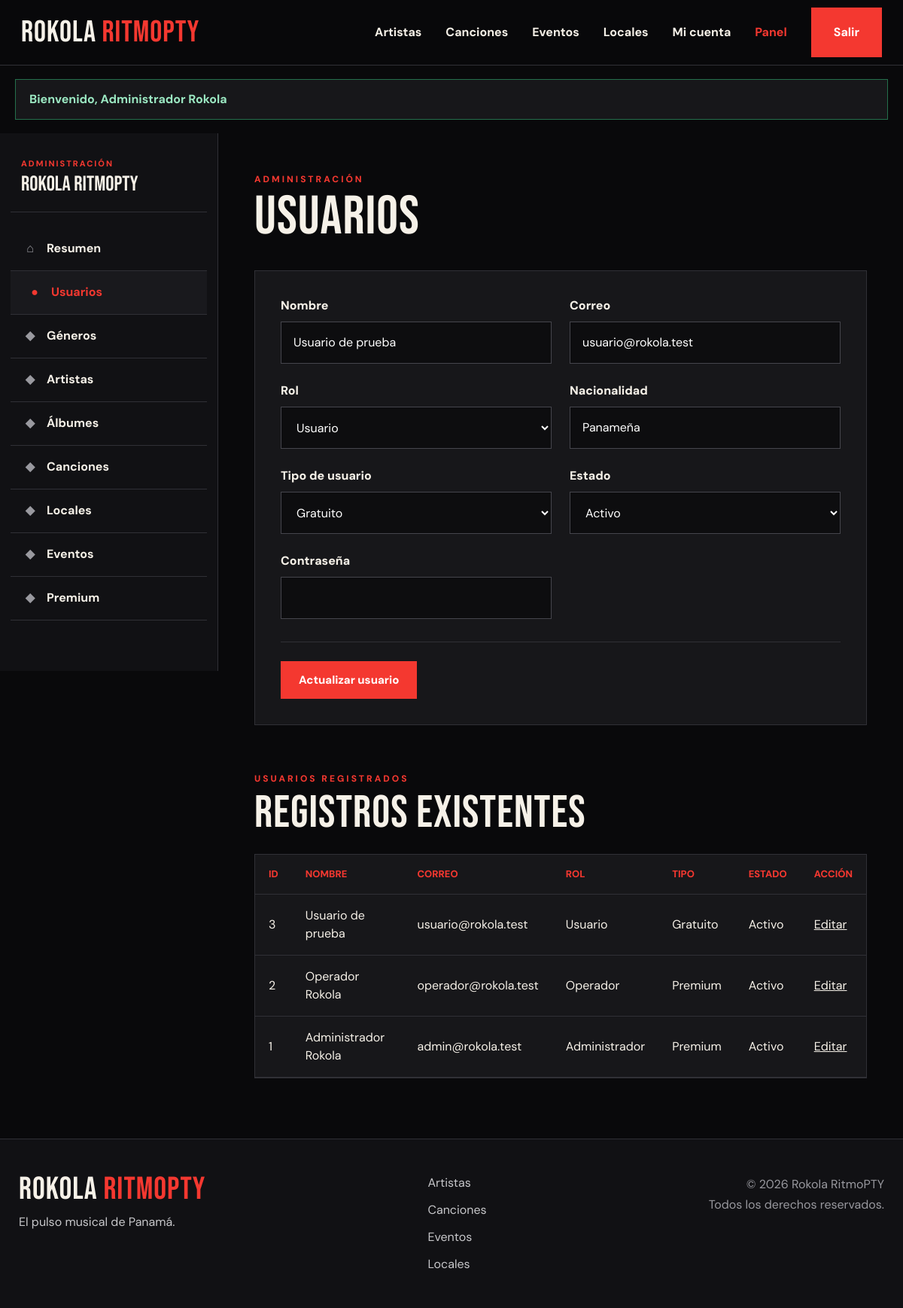
/RokolaRitmoPTY/public/admin/usuarios?edit=3 (signed in), run on the app's committed database.
### tables this page shows
CREATE TABLE usuarios (
    id INT UNSIGNED AUTO_INCREMENT PRIMARY KEY,
    rol_id INT UNSIGNED NOT NULL,
    nombre VARCHAR(120) NOT NULL,
    correo VARCHAR(150) NOT NULL UNIQUE,
    password VARCHAR(255) NOT NULL,
    nacionalidad VARCHAR(100) NULL DEFAULT 'Panameña',

    tipo_usuario ENUM(
        'gratuito',
        'premium'
    ) NOT NULL DEFAULT 'gratuito',

    estado TINYINT(1) NOT NULL DEFAULT 1,
    creado_en TIMESTAMP NOT NULL DEFAULT CURRENT_TIMESTAMP,
    actualizado_en TIMESTAMP NOT NULL
        DEFAULT CURRENT_TIMESTAMP
        ON UPDATE CURRENT_TIMESTAMP,

    CONSTRAINT fk_usuarios_rol
        FOREIGN KEY (rol_id)
        REFERENCES roles(id)
        ON UPDATE CASCADE
        ON DELETE RESTRICT,

    INDEX idx_usuarios_rol (rol_id),
    INDEX idx_usuarios_estado (estado),
    INDEX idx_usuarios_tipo (tipo_usuario)
);

CREATE TABLE roles (
    id INT UNSIGNED AUTO_INCREMENT PRIMARY KEY,
    nombre VARCHAR(50) NOT NULL UNIQUE,
    descripcion VARCHAR(255) NULL,
    creado_en TIMESTAMP NOT NULL DEFAULT CURRENT_TIMESTAMP
);

### app/Core/Controller.php (called while the page is built, shortened)
<?php
abstract class Controller {
    protected function view(string $view,array $data=[]):void{$config=require dirname(__DIR__,2).'/config.php';extract($data,EXTR_SKIP);
    $file=dirname(__DIR__).'/Views/'.$view.'.php';if(!is_file($file))throw new \RuntimeException('Vista inexistente: '.$view);
    require dirname(__DIR__).'/Views/layouts/header.php';
    require $file;
    require dirname(__DIR__).'/Views/layouts/footer.php';
    }
}

### app/Controllers/AdminController.php (called while the page is built, shortened)
<?php
final class AdminController extends Controller
{
    public function users(?int $edit = null): void
    {
        $repository = new Repository();
        $db = $repository->db();
        $rows = $db->query(
            'SELECT
                u.*,
                r.nombre AS rol
             FROM usuarios u
             INNER JOIN roles r
                ON r.id = u.rol_id
             ORDER BY u.id DESC'
        )->fetchAll();
        $roles = $repository->all(
            'roles',
            'nombre ASC'
        );
        $record = $edit !== null
            ? $repository->find('usuarios', $edit)
            : null;
        $this->view(
            'admin/users',
            compact('rows', 'roles', 'record')
        );
    }
}

### config.php (called while the page is built)
<?php
return [
    'app_name' => 'Rokola RitmoPTY',
    'base_url' => '/RokolaRitmoPTY/public',
    'db' => [
        'host' => '127.0.0.1',
        'name' => 'rokola_ritmopty',
        'user' => 'root',
        'pass' => 'demo',
        'charset' => 'utf8mb4',
    ],
    'free_monthly_limit' => 20,
    'upload_dir' => __DIR__ . '/public/uploads',
];

### app/Config/Database.php (called while the page is built, shortened)
<?php
final class Database { private static ?PDO $pdo=null; public static function connection():PDO { if(self::$pdo)return self::$pdo; $c=require dirname(__DIR__,2).'/config.php';$d=$c['db']; try{ self::$pdo=new PDO("mysql:host={$d['host']};dbname={$d['name']};charset={$d['charset']}",$d['user'],$d['pass'],[PDO::ATTR_ERRMODE=>PDO::ERRMODE_EXCEPTION,PDO::ATTR_DEFAULT_FETCH_MODE=>PDO::FETCH_ASSOC,PDO::ATTR_EMULATE_PREPARES=>false]); return self::$pdo;}catch(PDOException $e){http_response_code(500);exit('Error de conexión MySQL: '.htmlspecialchars($e->getMessage()));}}}

### app/Models/Repository.php (called while the page is built, shortened)
<?php
final class Repository
{
    private PDO $db;
    public function __construct()
    {
        $this->db = Database::connection();
    }
    public function all(
        string $table,
        string $order = 'id DESC'
    ): array {
        return $this->db
            ->query("SELECT * FROM `{$table}` ORDER BY {$order}")
            ->fetchAll();
    }
    public function find(
        string $table,
        int $id
    ): ?array {
        $statement = $this->db->prepare(
            "SELECT * FROM `{$table}` WHERE id = ?"
        );
        $statement->execute([$id]);
        return $statement->fetch() ?: null;
    }
}

### app/Views/admin/users.php (the view, shortened to what this page needs)
<?php
$escape = static function (mixed $value): string {
    return htmlspecialchars(
        (string)$value,
        ENT_QUOTES,
        'UTF-8'
    );
};
?>
<div class="admin-layout">
    <?php require __DIR__ . '/nav.php'; ?>
    <section class="admin-content">
        <div class="admin-heading">
            <div>
                <span class="admin-eyebrow">
                    Administración
                </span>
                <h1>Usuarios</h1>
            </div>
        </div>
        <form
            class="panel admin-form"
            method="post"
            action="<?= $escape($config['base_url']) ?>/admin/usuarios/guardar"
        >
            <div class="admin-form-grid">
                <label class="form-field">
                    <span>Nombre</span>
                    <input
                        type="text"
                        name="nombre"
                        value="<?= $escape($record['nombre'] ?? '') ?>"
                        required
                    >
                </label>
                <label class="form-field">
                    <span>Correo</span>
                    <input
                        type="email"
                        name="correo"
                        value="<?= $escape($record['correo'] ?? '') ?>"
                        required
                    >
                </label>
                <label class="form-field">
                    <span>Rol</span>
                    <select name="rol_id" required>
                        <?php foreach ($roles as $role): ?>
                            <option
                                value="<?= (int)$role['id'] ?>"
                                <?= (int)($record['rol_id'] ?? 3)
                                    === (int)$role['id']
                                    ? 'selected'
                                    : '' ?>
                            >
                                <?= $escape($role['nombre']) ?>
                            </option>
                        <?php endforeach; ?>
                    </select>
                </label>
                <label class="form-field">
                    <span>Nacionalidad</span>
                    <input
                        type="text"
                        name="nacionalidad"
                        value="<?= $escape(
                            $record['nacionalidad']
                            ?? 'Panameña'
                        ) ?>"
                    >
                </label>
                <label class="form-field">
                    <span>Tipo de usuario</span>
                    <select name="tipo_usuario" required>
                        <option
                            value="gratuito"
                            <?= ($record['tipo_usuario'] ?? 'gratuito')
                                === 'gratuito'
                                ? 'selected'
                                : '' ?>
                        >
                            Gratuito
                        </option>
                    </select>
                </label>
                <label class="form-field">
                    <span>Estado</span>
                    <select name="estado" required>
                        <option
                            value="1"
                            <?= (int)($record['estado'] ?? 1) === 1
                                ? 'selected'
                                : '' ?>
                        >
                            Activo
                        </option>
                    </select>
                </label>
                <label class="form-field">
                    <span>Contraseña</span>
                    <input
                        type="password"
                        name="password"
                        <?= empty($record) ? 'required' : '' ?>
                    >
                </label>
            </div>
            <div class="admin-form-actions">
                <button class="btn" type="submit">
                    <?= empty($record)
                        ? 'Guardar usuario'
                        : 'Actualizar usuario' ?>
                </button>
            </div>
        </form>
        <div class="admin-list-heading">
            <div>
                <span class="admin-eyebrow">
                    Usuarios registrados
                </span>
                <h2>Registros existentes</h2>
            </div>
        </div>
        <div class="table-wrap">
            <table>
                <thead>
                    <tr>
                        <th>ID</th>
                        <th>Nombre</th>
                        <th>Correo</th>
                        <th>Rol</th>
                        <th>Tipo</th>
                        <th>Estado</th>
                        <th>Acción</th>
                    </tr>
                </thead>
                <tbody>
                    <?php foreach ($rows as $userRow): ?>
                        <tr>
                            <td>
                                <?= (int)$userRow['id'] ?>
                            </td>
                            <td>
                                <?= $escape($userRow['nombre']) ?>
                            </td>
                            <td>
                                <?= $escape($userRow['correo']) ?>
                            </td>
                            <td>
                                <?= $escape($userRow['rol']) ?>
                            </td>
                            <td>
                                <?= $userRow['tipo_usuario']
                                    === 'premium'
                                    ? 'Premium'
                                    : 'Gratuito' ?>
                            </td>
                            <td>
                                <?= (int)$userRow['estado'] === 1
                                    ? 'Activo'
                                    : 'Inactivo' ?>
                            </td>
                            <td>
                                <a
                                    href="?edit=<?= (int)$userRow['id'] ?>"
                                >
                                    Editar
                                </a>
                            </td>
                        </tr>
                    <?php endforeach; ?>
                </tbody>
            </table>
        </div>
    </section>
</div>

### public/assets/css/main.css (style rules this page uses)
:root { --bg: #09090b; --bg-alt: #101013; --panel: #17171a; --panel-hover: #1d1d21; --border: #303036; --border-light: #47474e; --text: #f6f1e8; --text-soft: #c7c7ca; --muted: #99999f; --red: #f43830; --red-dark: #c92c26; --red-soft: rgba(244, 56, 48, 0.14); --success: #9be8c2; --success-border: #246f4c; --danger: #ffadad; --danger-border: #7b3030; --font-heading: "Bebas Neue", sans-serif; --font-body: "DM Sans", sans-serif; --header-height: 86px; }
*, *::before, *::after { box-sizing: border-box; }
html { min-height: 100%; margin: 0; padding: 0; scroll-behavior: smooth; }
body { min-height: 100vh; margin: 0; padding: 0; overflow-x: hidden; background: var(--bg); color: var(--text); font-family: var(--font-body); font-size: 16px; line-height: 1.5; }
body, button, input, select, textarea { font-family: var(--font-body); }
a { color: inherit; }
button, input, select, textarea { font: inherit; }
button { cursor: pointer; }
h1, h2, h3, h4, p { margin-top: 0; }
h1, h2, h3 { font-family: var(--font-heading); font-weight: 400; letter-spacing: 1px; }
.panel { border: 1px solid var(--border); background: var(--panel); }
.btn { display: inline-flex; align-items: center; justify-content: center; min-height: 50px; border: 0; border-radius: 0; background: var(--red); color: #fff; padding: 12px 24px; font-size: 15px; font-weight: 800; line-height: 1; text-align: center; text-decoration: none; transition: background-color 0.2s ease, color 0.2s ease, transform 0.2s ease; }
.table-wrap { width: 100%; overflow-x: auto; border: 1px solid var(--border); }
.public-table, table { width: 100%; border-collapse: collapse; background: var(--panel); }
.public-table th, .public-table td, table th, table td { border-bottom: 1px solid var(--border); padding: 16px 18px; text-align: left; vertical-align: middle; }
.public-table th, table th { color: var(--red); font-size: 13px; font-weight: 800; text-transform: uppercase; }

### public/assets/css/admin.css (style rules this page uses)
:root { --admin-sidebar: 290px; --admin-bg: #09090b; --admin-panel: #17171a; --admin-panel-hover: #1d1d21; --admin-border: #303036; --admin-border-light: #45454c; --admin-text: #f6f1e8; --admin-muted: #99999f; --admin-red: #f43830; }
.admin-layout { display: grid; grid-template-columns: var(--admin-sidebar) minmax(0, 1fr); align-items: start; width: 100%; min-height: calc(100vh - var(--header-height)); margin: 0; background: var(--admin-bg); }
.admin-content { width: 100%; min-width: 0; padding: 48px clamp(30px, 4vw, 68px) 80px; }
.admin-heading { display: flex; align-items: flex-end; justify-content: space-between; gap: 24px; margin-bottom: 36px; }
.admin-heading h1 { margin: 6px 0 0; font-size: clamp(56px, 6vw, 78px); line-height: 0.95; }
.admin-eyebrow { color: var(--admin-red); font-size: 12px; font-weight: 800; letter-spacing: 3px; text-transform: uppercase; }
.admin-form { width: 100%; margin-bottom: 50px; border: 1px solid var(--admin-border); background: var(--admin-panel); padding: 34px; }
.admin-form-grid { display: grid; grid-template-columns: repeat(12, minmax(0, 1fr)); gap: 24px; }
.form-field { grid-column: span 4; display: flex; flex-direction: column; gap: 9px; min-width: 0; }
.form-field > span { font-weight: 800; }
.admin-form input, .admin-form select, .admin-form textarea { width: 100%; min-width: 0; min-height: 56px; border: 1px solid var(--admin-border-light); background: #0d0d0f; color: #fff; padding: 14px 16px; outline: none; }
.admin-form-actions { display: flex; align-items: center; gap: 20px; margin-top: 30px; border-top: 1px solid var(--admin-border); padding-top: 25px; }
.admin-list-heading { display: flex; align-items: flex-end; justify-content: space-between; gap: 24px; margin: 58px 0 24px; }
.admin-list-heading h2 { margin: 5px 0 0; font-size: clamp(44px, 5vw, 62px); line-height: 1; }
@media (max-width: 1250px) { .form-field { grid-column: span 6; } }

### data on the page
usuarios: nombre "Usuario de prueba", correo "usuario@rokola.test", rol_id "Usuario", nacionalidad "Panameña", tipo_usuario "Gratuito", estado "Activo", id "3", rol.nombre "Usuario"
usuarios: id "2", nombre "Operador Rokola", correo "operador@rokola.test", rol.nombre "Operador", tipo_usuario "Premium", estado "Activo"
usuarios: id "1", nombre "Administrador Rokola", correo "admin@rokola.test", rol.nombre "Administrador", tipo_usuario "Premium", estado "Activo"

### other printed values
$flashMessage "Bienvenido, Administrador Rokola"
$label "Géneros"
$label "Artistas"
$label "Álbumes"
$label "Canciones"
$label "Locales"
$label "Eventos"
$label "Premium"
